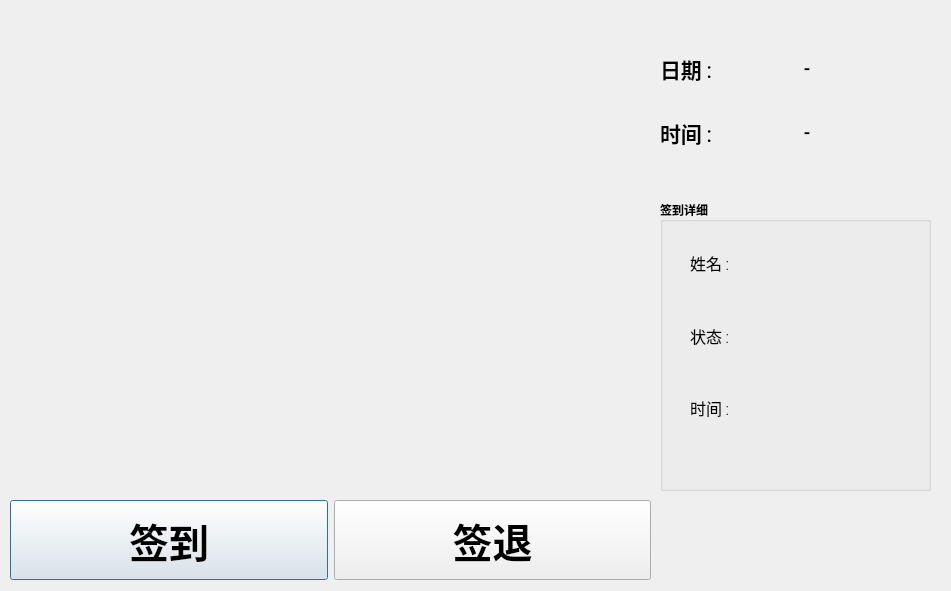
<?xml version="1.0" encoding="UTF-8"?>
<ui version="4.0">
 <class>OutputDialog</class>
 <widget class="QDialog" name="OutputDialog">
  <property name="geometry">
   <rect>
    <x>0</x>
    <y>0</y>
    <width>951</width>
    <height>591</height>
   </rect>
  </property>
  <property name="minimumSize">
   <size>
    <width>0</width>
    <height>0</height>
   </size>
  </property>
  <property name="maximumSize">
   <size>
    <width>1280</width>
    <height>720</height>
   </size>
  </property>
  <property name="font">
   <font>
    <family>Calibri</family>
    <weight>75</weight>
    <bold>true</bold>
   </font>
  </property>
  <property name="windowTitle">
   <string>IOT人脸识别签到系统测试版V0.99</string>
  </property>
  <property name="windowIcon">
   <iconset resource="resource.qrc">
    <normaloff>:/icon/icon.png</normaloff>:/icon/icon.png</iconset>
  </property>
  <widget class="QLabel" name="imgLabel">
   <property name="geometry">
    <rect>
     <x>10</x>
     <y>10</y>
     <width>640</width>
     <height>480</height>
    </rect>
   </property>
   <property name="minimumSize">
    <size>
     <width>4</width>
     <height>0</height>
    </size>
   </property>
   <property name="maximumSize">
    <size>
     <width>640</width>
     <height>480</height>
    </size>
   </property>
   <property name="text">
    <string/>
   </property>
  </widget>
  <widget class="QWidget" name="horizontalLayoutWidget">
   <property name="geometry">
    <rect>
     <x>10</x>
     <y>500</y>
     <width>641</width>
     <height>80</height>
    </rect>
   </property>
   <layout class="QHBoxLayout" name="horizontalLayout">
    <item>
     <widget class="QPushButton" name="ClockInButton">
      <property name="maximumSize">
       <size>
        <width>400</width>
        <height>600</height>
       </size>
      </property>
      <property name="font">
       <font>
        <family>Roboto Condensed Light</family>
        <pointsize>30</pointsize>
        <weight>75</weight>
        <bold>true</bold>
       </font>
      </property>
      <property name="text">
       <string>签到</string>
      </property>
      <property name="checkable">
       <bool>true</bool>
      </property>
      <property name="autoRepeatInterval">
       <number>100</number>
      </property>
     </widget>
    </item>
    <item>
     <widget class="QPushButton" name="ClockOutButton">
      <property name="maximumSize">
       <size>
        <width>400</width>
        <height>600</height>
       </size>
      </property>
      <property name="font">
       <font>
        <family>Roboto Condensed Light</family>
        <pointsize>30</pointsize>
        <weight>75</weight>
        <bold>true</bold>
       </font>
      </property>
      <property name="text">
       <string>签退</string>
      </property>
      <property name="checkable">
       <bool>true</bool>
      </property>
     </widget>
    </item>
   </layout>
  </widget>
  <widget class="QWidget" name="gridLayoutWidget">
   <property name="geometry">
    <rect>
     <x>660</x>
     <y>40</y>
     <width>281</width>
     <height>121</height>
    </rect>
   </property>
   <layout class="QGridLayout" name="gridLayout_2">
    <item row="1" column="1">
     <widget class="QLabel" name="Time_Label">
      <property name="font">
       <font>
        <family>Roboto Condensed Light</family>
        <pointsize>15</pointsize>
        <weight>75</weight>
        <bold>true</bold>
       </font>
      </property>
      <property name="text">
       <string>-</string>
      </property>
     </widget>
    </item>
    <item row="0" column="1">
     <widget class="QLabel" name="Date_Label">
      <property name="font">
       <font>
        <family>Roboto Condensed Light</family>
        <pointsize>15</pointsize>
        <weight>75</weight>
        <bold>true</bold>
       </font>
      </property>
      <property name="text">
       <string>-</string>
      </property>
     </widget>
    </item>
    <item row="0" column="0">
     <widget class="QLabel" name="label">
      <property name="font">
       <font>
        <family>Roboto Condensed Light</family>
        <pointsize>16</pointsize>
        <weight>75</weight>
        <bold>true</bold>
       </font>
      </property>
      <property name="text">
       <string>日期 :</string>
      </property>
     </widget>
    </item>
    <item row="1" column="0">
     <widget class="QLabel" name="label_2">
      <property name="font">
       <font>
        <family>Roboto Condensed Light</family>
        <pointsize>16</pointsize>
        <weight>75</weight>
        <bold>true</bold>
       </font>
      </property>
      <property name="text">
       <string>时间 :</string>
      </property>
     </widget>
    </item>
   </layout>
  </widget>
  <widget class="QGroupBox" name="groupBox">
   <property name="geometry">
    <rect>
     <x>660</x>
     <y>200</y>
     <width>271</width>
     <height>291</height>
    </rect>
   </property>
   <property name="title">
    <string>签到详细</string>
   </property>
   <widget class="QWidget" name="verticalLayoutWidget">
    <property name="geometry">
     <rect>
      <x>30</x>
      <y>30</y>
      <width>110</width>
      <height>211</height>
     </rect>
    </property>
    <layout class="QVBoxLayout" name="verticalLayout">
     <item>
      <widget class="QLabel" name="label_3">
       <property name="font">
        <font>
         <family>Roboto Condensed Light</family>
         <pointsize>12</pointsize>
         <weight>50</weight>
         <bold>false</bold>
        </font>
       </property>
       <property name="text">
        <string>姓名 : </string>
       </property>
      </widget>
     </item>
     <item>
      <widget class="QLabel" name="label_4">
       <property name="font">
        <font>
         <family>Roboto Condensed Light</family>
         <pointsize>12</pointsize>
         <weight>50</weight>
         <bold>false</bold>
        </font>
       </property>
       <property name="text">
        <string>状态 :</string>
       </property>
      </widget>
     </item>
     <item>
      <widget class="QLabel" name="label_5">
       <property name="font">
        <font>
         <family>Roboto Condensed Light</family>
         <pointsize>12</pointsize>
         <weight>50</weight>
         <bold>false</bold>
        </font>
       </property>
       <property name="text">
        <string>时间 : </string>
       </property>
      </widget>
     </item>
    </layout>
   </widget>
   <widget class="QWidget" name="verticalLayoutWidget_2">
    <property name="geometry">
     <rect>
      <x>120</x>
      <y>30</y>
      <width>131</width>
      <height>211</height>
     </rect>
    </property>
    <layout class="QVBoxLayout" name="verticalLayout_2">
     <item>
      <widget class="QLabel" name="NameLabel">
       <property name="font">
        <font>
         <family>Roboto Condensed Light</family>
         <pointsize>12</pointsize>
         <weight>50</weight>
         <bold>false</bold>
        </font>
       </property>
       <property name="text">
        <string/>
       </property>
      </widget>
     </item>
     <item>
      <widget class="QLabel" name="StatusLabel">
       <property name="font">
        <font>
         <family>Roboto Condensed Light</family>
         <pointsize>12</pointsize>
         <weight>50</weight>
         <bold>false</bold>
        </font>
       </property>
       <property name="text">
        <string/>
       </property>
      </widget>
     </item>
     <item>
      <layout class="QHBoxLayout" name="horizontalLayout_2">
       <item>
        <widget class="QLabel" name="HoursLabel">
         <property name="font">
          <font>
           <family>Roboto Condensed Light</family>
           <pointsize>12</pointsize>
           <weight>50</weight>
           <bold>false</bold>
          </font>
         </property>
         <property name="text">
          <string/>
         </property>
        </widget>
       </item>
       <item>
        <widget class="QLabel" name="MinLabel">
         <property name="font">
          <font>
           <family>Roboto Condensed Light</family>
           <pointsize>12</pointsize>
           <weight>50</weight>
           <bold>false</bold>
          </font>
         </property>
         <property name="text">
          <string/>
         </property>
        </widget>
       </item>
      </layout>
     </item>
    </layout>
   </widget>
  </widget>
 </widget>
 <resources>
  <include location="resource.qrc"/>
 </resources>
 <connections/>
</ui>
